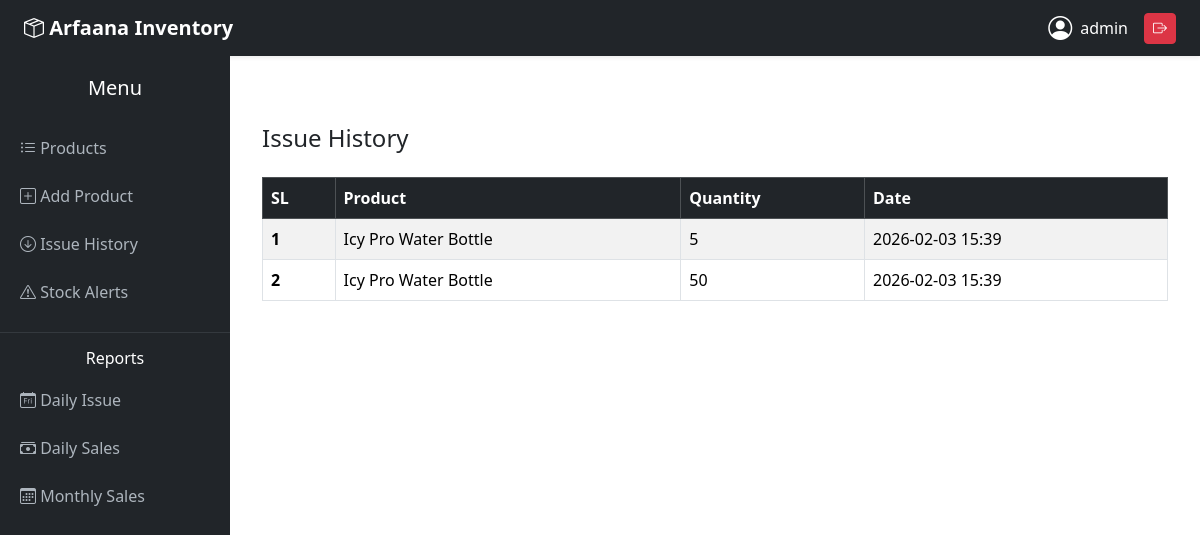
Page /issues/ (signed in) on the earlier database version.
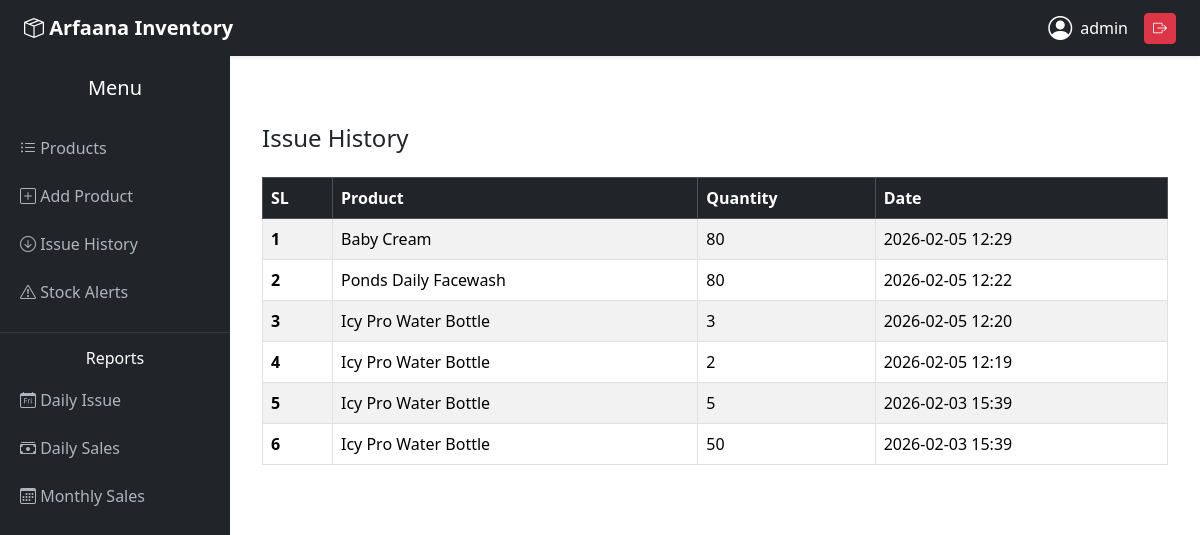
Same page on the later database version.
### products/models.py (models this page shows, shortened)
class Issue(models.Model):
    product = models.ForeignKey(Product, on_delete=models.CASCADE)
    issued_quantity = models.PositiveIntegerField()
    issued_date = models.DateTimeField(auto_now_add=True)

class Product(models.Model):
    name = models.CharField(max_length=100)
    unit_price = models.DecimalField(max_digits=10, decimal_places=2)
    quantity = models.PositiveIntegerField()
    total_price = models.DecimalField(max_digits=10, decimal_places=2, editable=False)
    created_date = models.DateTimeField(auto_now_add=True)

### products/views.py (the view)
# urls.py: path('issues/', views.issue_history, name='issue_history'),
@login_required
def issue_history(request):
    issues = Issue.objects.select_related('product').order_by('-issued_date')
    return render(request, 'products/issue_history.html', {'issues': issues})

### products/templates/products/issue_history.html
{% extends 'products/base.html' %}
{% block content %}
<div class="container mt-5">
    <h4 class="mb-4">Issue History</h4>
    <div class="table-responsive">
        <table class="table table-striped table-hover table-bordered align-middle">
            <thead class="table-dark">
                <tr>
                    <th scope="col">SL</th>
                    <th scope="col">Product</th>
                    <th scope="col">Quantity</th>
                    <th scope="col">Date</th>
                </tr>
            </thead>
            <tbody>
                {% for i in issues %}
                <tr>
                    <th scope="row">{{ forloop.counter }}</th>
                    <td>{{ i.product.name }}</td>
                    <td>{{ i.issued_quantity }}</td>
                    <td>{{ i.issued_date|date:"Y-m-d H:i" }}</td>
                </tr>
                {% empty %}
                <tr>
                    <td colspan="4" class="text-center text-muted">No issues recorded</td>
                </tr>
                {% endfor %}
            </tbody>
        </table>
    </div>
</div>
{% endblock %}

### products/templates/products/base.html (shortened to what this page needs)
<!DOCTYPE html>
<html lang="en">
<head>
<link href="https://cdn.jsdelivr.net/npm/bootstrap@5.3.2/dist/css/bootstrap.min.css" rel="stylesheet">
<link href="https://cdn.jsdelivr.net/npm/bootstrap-icons@1.10.5/font/bootstrap-icons.css" rel="stylesheet">
</head>
<body>
<nav class="navbar navbar-dark bg-dark px-4 shadow-sm">
    <span class="navbar-brand fw-bold">
        <i class="bi bi-box-seam"></i> Arfaana Inventory
    </span>
    {% if user.is_authenticated %}
    <div class="d-flex align-items-center text-white">
        <i class="bi bi-person-circle fs-4 me-2"></i>
        <span class="me-3">{{ user.username }}</span>
        <form method="post" action="{% url 'logout' %}">
            <button class="btn btn-sm btn-danger">
                <i class="bi bi-box-arrow-right"></i>
            </button>
        </form>
    </div>
    {% endif %}
</nav>
{% if user.is_authenticated %}
<div class="sidebar">
    <h5 class="text-center mb-4">Menu</h5>
    <a href="{% url 'product_list' %}" class="{% if request.resolver_match.url_name == 'product_list' %}active{% endif %}">
        <i class="bi bi-list-ul"></i> Products
    </a>
    <a href="{% url 'product_create' %}">
        <i class="bi bi-plus-square"></i> Add Product
    </a>
    <a href="{% url 'issue_history' %}">
        <i class="bi bi-arrow-down-circle"></i> Issue History
    </a>
    <a href="{% url 'stock_alerts' %}">
        <i class="bi bi-exclamation-triangle"></i> Stock Alerts
    </a>
    <hr class="text-secondary">
    <h6 class="text-center">Reports</h6>
    <a href="{% url 'daily_issue_report' %}">
        <i class="bi bi-calendar-day"></i> Daily Issue
    </a>
    <a href="{% url 'daily_sales_report' %}">
        <i class="bi bi-cash-stack"></i> Daily Sales
    </a>
    <a href="{% url 'monthly_sales_report' %}">
        <i class="bi bi-calendar3"></i> Monthly Sales
    </a>
</div>
{% endif %}
<div class="main-content">
    {% block content %}{% endblock %}
</div>
</body>
</html>

### products/templates/products/base.html (style rules this page uses)
body { overflow-x: hidden; }
.sidebar { height: 100vh; background: #212529; color: white; padding-top: 20px; position: fixed; width: 230px; }
.sidebar a { color: #adb5bd; text-decoration: none; padding: 12px 20px; display: block; }
.main-content { margin-left: 230px; padding: 20px; }

Differences in the rows shown:
added Issue: product.name "Baby Cream", issued_quantity "80", issued_date "2026-02-05 12:29"
added Issue: product.name "Ponds Daily Facewash", issued_quantity "80", issued_date "2026-02-05 12:22"
added Issue: product.name "Icy Pro Water Bottle", issued_quantity "3", issued_date "2026-02-05 12:20"
added Issue: product.name "Icy Pro Water Bottle", issued_quantity "2", issued_date "2026-02-05 12:19"
